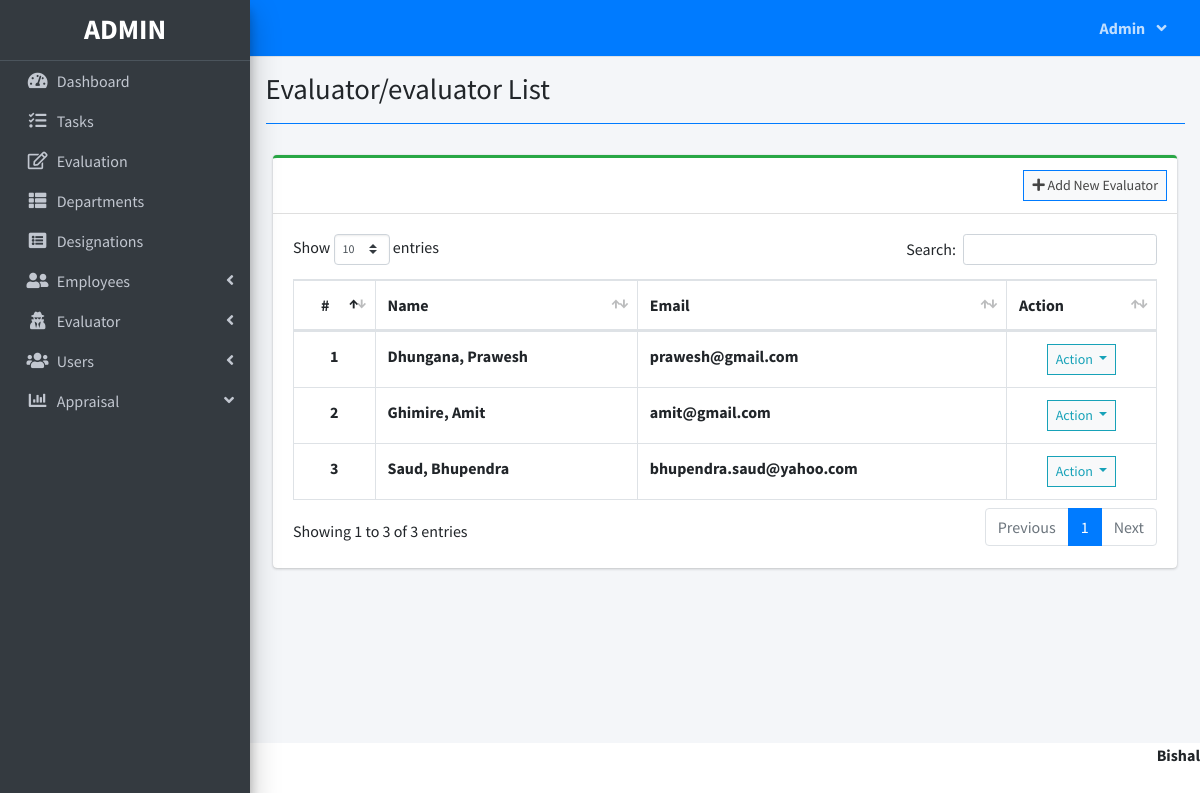
Page /index.php?page=evaluator/evaluator_list (signed in) on the committed database.
### tables this page shows
CREATE TABLE `evaluator_list` (
  `id` int(30) NOT NULL,
  `employee_id` varchar(50) NOT NULL,
  `firstname` varchar(200) NOT NULL,
  `middlename` varchar(200) NOT NULL,
  `lastname` varchar(200) NOT NULL,
  `email` varchar(200) NOT NULL,
  `password` text NOT NULL,
  `avatar` text DEFAULT NULL,
  `date_created` datetime NOT NULL DEFAULT current_timestamp()
);

### evaluator/evaluator_list.php (the view, shortened to what this page needs)
<?php include'db_connect.php' ?>
<div class="col-lg-12">
	<div class="card card-outline card-success">
		<div class="card-header">
			<div class="card-tools">
				<a class="btn btn-block btn-sm btn-default btn-flat border-primary" href="./index.php?page=evaluator/new_evaluator"><i class="fa fa-plus"></i> Add New Evaluator</a>
			</div>
		</div>
		<div class="card-body">
			<table class="table tabe-hover table-bordered" id="list">
				<thead>
					<tr>
						<th class="text-center">#</th>
						<th>Name</th>
						<th>Email</th>
						<th>Action</th>
					</tr>
				</thead>
				<tbody>
					<?php
					$i = 1;
					$qry = $conn->query("SELECT *,concat(lastname,', ',firstname,' ',middlename) as name FROM evaluator_list order by concat(lastname,', ',firstname,' ',middlename) asc");
					while($row= $qry->fetch_assoc()):
					?>
					<tr>
						<th class="text-center"><?php echo $i++ ?></th>
						<td><b><?php echo ucwords($row['name']) ?></b></td>
						<td><b><?php echo $row['email'] ?></b></td>
						<td class="text-center">
							<button type="button" class="btn btn-default btn-sm btn-flat border-info wave-effect text-info dropdown-toggle" data-toggle="dropdown" aria-expanded="true">
		                      Action
		                    </button>
						</td>
					</tr>
				<?php endwhile; ?>
				</tbody>
			</table>
		</div>
	</div>
</div>

### rows in the picture
evaluator_list: name "Dhungana, Prawesh", email "prawesh@gmail.com"
evaluator_list: name "Ghimire, Amit", email "amit@gmail.com"
evaluator_list: name "Saud, Bhupendra", email "bhupendra.saud@yahoo.com"

### other values in the picture
$_SESSION['login_firstname'] "Admin"
$title "Evaluator/evaluator List"
$_SESSION['system']['name'] "Bishal"
